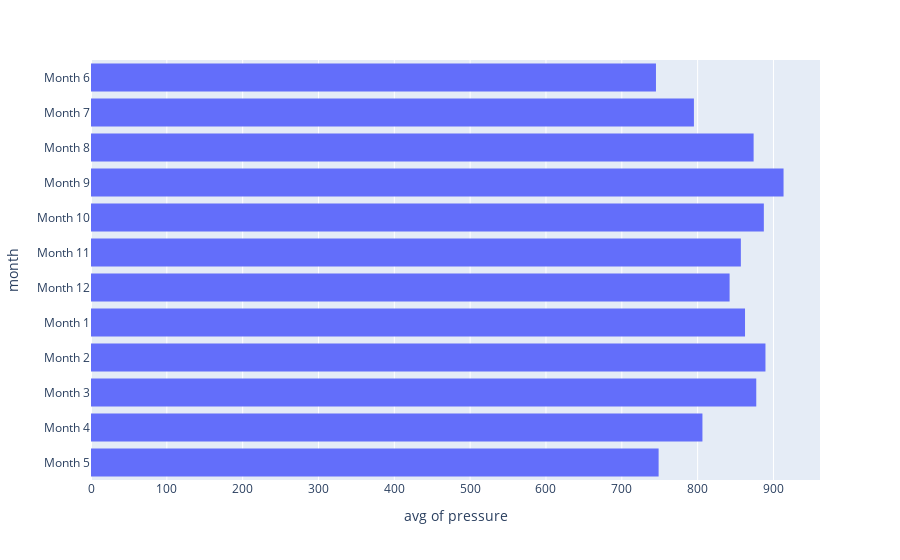

Notebook cell for this chart:
### Code cell
# Create a bar chart of the average atmospheric pressure by month
px.histogram(nasa, x='pressure', y='month', histfunc='avg')

### Figure 1 — Plotly figure (JSON) as saved in the notebook; plotly's stock layout.template omitted (floating-point values rounded to 4 significant figures; data arrays with more than 128 entries replaced by an {"elided": "..."} marker saying what was removed)
{"data": [{"alignmentgroup": "True", "bingroup": "y", "histfunc": "avg", "hovertemplate": "avg of pressure=%{x}<br>month=%{y}<extra></extra>", "legendgroup": "", "marker": {"color": "#636efa", "pattern": {"shape": ""}}, "name": "", "offsetgroup": "", "orientation": "h", "showlegend": false, "type": "histogram", "x": {"elided": "1894 int values"}, "xaxis": "x", "y": {"elided": "1894 str values"}, "yaxis": "y"}], "layout": {"autosize": true, "barmode": "relative", "legend": {"tracegroupgap": 0}, "margin": {"t": 60}, "xaxis": {"anchor": "y", "autorange": true, "domain": [0, 1], "range": [0, 961.4], "title": {"text": "avg of pressure"}, "type": "linear"}, "yaxis": {"anchor": "x", "autorange": true, "domain": [0, 1], "range": [-0.5, 11.5], "title": {"text": "month"}, "type": "category"}}}
